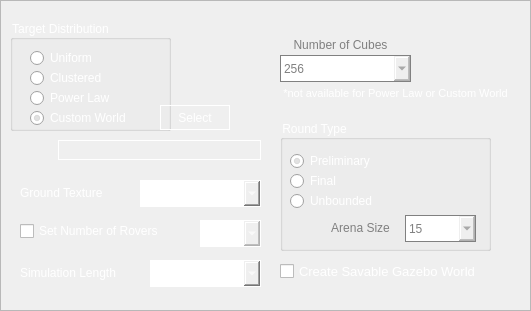
    <widget class="QFrame" name="setup_group">
     <property name="geometry">
      <rect>
       <x>10</x>
       <y>20</y>
       <width>531</width>
       <height>311</height>
      </rect>
     </property>
     <property name="frameShape">
      <enum>QFrame::StyledPanel</enum>
     </property>
     <property name="frameShadow">
      <enum>QFrame::Raised</enum>
     </property>
     <widget class="QGroupBox" name="target_distribution_group_box">
      <property name="geometry">
       <rect>
        <x>10</x>
        <y>20</y>
        <width>161</width>
        <height>111</height>
       </rect>
      </property>
      <property name="styleSheet">
       <string notr="true">color: rgb(255, 255, 255);
border-color: rgb(255, 255, 255);</string>
      </property>
      <property name="title">
       <string>Target Distribution</string>
      </property>
      <widget class="QRadioButton" name="uniform_distribution_radio_button">
       <property name="enabled">
        <bool>true</bool>
       </property>
       <property name="geometry">
        <rect>
         <x>20</x>
         <y>30</y>
         <width>91</width>
         <height>16</height>
        </rect>
       </property>
       <property name="styleSheet">
        <string notr="true">color: rgb(255, 255, 255);</string>
       </property>
       <property name="text">
        <string>Uniform</string>
       </property>
       <property name="checked">
        <bool>false</bool>
       </property>
      </widget>
      <widget class="QRadioButton" name="powerlaw_distribution_radio_button">
       <property name="enabled">
        <bool>true</bool>
       </property>
       <property name="geometry">
        <rect>
         <x>20</x>
         <y>70</y>
         <width>101</width>
         <height>16</height>
        </rect>
       </property>
       <property name="styleSheet">
        <string notr="true">color: rgb(255, 255, 255);</string>
       </property>
       <property name="text">
        <string>Power Law</string>
       </property>
      </widget>
      <widget class="QRadioButton" name="clustered_distribution_radio_button">
       <property name="enabled">
        <bool>true</bool>
       </property>
       <property name="geometry">
        <rect>
         <x>20</x>
         <y>50</y>
         <width>101</width>
         <height>16</height>
        </rect>
       </property>
       <property name="styleSheet">
        <string notr="true">color: rgb(255, 255, 255);</string>
       </property>
       <property name="text">
        <string>Clustered</string>
       </property>
       <property name="checked">
        <bool>false</bool>
       </property>
      </widget>
      <widget class="QRadioButton" name="custom_distribution_radio_button">
       <property name="enabled">
        <bool>true</bool>
       </property>
       <property name="geometry">
        <rect>
         <x>20</x>
         <y>90</y>
         <width>121</width>
         <height>16</height>
        </rect>
       </property>
       <property name="toolTip">
        <string>Select a custom target distribution</string>
       </property>
       <property name="styleSheet">
        <string notr="true">color: rgb(255, 255, 255);</string>
       </property>
       <property name="text">
        <string>Custom World</string>
       </property>
       <property name="checked">
        <bool>true</bool>
       </property>
      </widget>
     </widget>
     <widget class="QPushButton" name="custom_world_path_button">
      <property name="enabled">
       <bool>false</bool>
      </property>
      <property name="geometry">
       <rect>
        <x>160</x>
        <y>105</y>
        <width>70</width>
        <height>25</height>
       </rect>
      </property>
      <property name="toolTip">
       <string>&lt;html&gt;&lt;head/&gt;&lt;body&gt;&lt;p&gt;Select custom target distribution&lt;/p&gt;&lt;/body&gt;&lt;/html&gt;</string>
      </property>
      <property name="styleSheet">
       <string notr="true">color: rgb(255, 255, 255);
border-color: rgb(255, 255, 255);
border: 1px solid white; 
</string>
      </property>
      <property name="text">
       <string>Select</string>
      </property>
     </widget>
     <widget class="QGroupBox" name="round_type_button_group">
      <property name="geometry">
       <rect>
        <x>280</x>
        <y>120</y>
        <width>211</width>
        <height>131</height>
       </rect>
      </property>
      <property name="styleSheet">
       <string notr="true">color: rgb(255, 255, 255);
border-color: rgb(255, 255, 255);</string>
      </property>
      <property name="title">
       <string>Round Type</string>
      </property>
      <widget class="QRadioButton" name="prelim_radio_button">
       <property name="enabled">
        <bool>true</bool>
       </property>
       <property name="geometry">
        <rect>
         <x>10</x>
         <y>30</y>
         <width>111</width>
         <height>22</height>
        </rect>
       </property>
       <property name="styleSheet">
        <string notr="true">color: rgb(255, 255, 255);</string>
       </property>
       <property name="text">
        <string>Preliminary</string>
       </property>
       <property name="checked">
        <bool>true</bool>
       </property>
      </widget>
      <widget class="QRadioButton" name="final_radio_button">
       <property name="enabled">
        <bool>true</bool>
       </property>
       <property name="geometry">
        <rect>
         <x>10</x>
         <y>50</y>
         <width>71</width>
         <height>22</height>
        </rect>
       </property>
       <property name="styleSheet">
        <string notr="true">color: rgb(255, 255, 255);</string>
       </property>
       <property name="text">
        <string>Final </string>
       </property>
      </widget>
      <widget class="QRadioButton" name="unbounded_radio_button">
       <property name="enabled">
        <bool>true</bool>
       </property>
       <property name="geometry">
        <rect>
         <x>10</x>
         <y>70</y>
         <width>111</width>
         <height>22</height>
        </rect>
       </property>
       <property name="styleSheet">
        <string notr="true">color: rgb(255, 255, 255);</string>
       </property>
       <property name="text">
        <string>Unbounded</string>
       </property>
      </widget>
      <widget class="QLabel" name="unbounded_arena_size_label">
       <property name="geometry">
        <rect>
         <x>40</x>
         <y>98</y>
         <width>81</width>
         <height>20</height>
        </rect>
       </property>
       <property name="styleSheet">
        <string notr="true">color: grey;</string>
       </property>
       <property name="text">
        <string>&lt;html&gt;&lt;head/&gt;&lt;body&gt;&lt;p align=&quot;center&quot;&gt;Arena Size&lt;/p&gt;&lt;/body&gt;&lt;/html&gt;</string>
       </property>
      </widget>
      <widget class="QComboBox" name="unbounded_arena_size_combobox">
       <property name="enabled">
        <bool>false</bool>
       </property>
       <property name="geometry">
        <rect>
         <x>125</x>
         <y>95</y>
         <width>71</width>
         <height>27</height>
        </rect>
       </property>
       <property name="styleSheet">
        <string notr="true">color: grey;
border-color: grey;
border: 1px solid grey; 
padding: 1px 0px 1px 3px; /*This makes text colour work*/
</string>
       </property>
       <item>
        <property name="text">
         <string>15</string>
        </property>
       </item>
       <item>
        <property name="text">
         <string>20</string>
        </property>
       </item>
       <item>
        <property name="text">
         <string>25</string>
        </property>
       </item>
       <item>
        <property name="text">
         <string>30</string>
        </property>
       </item>
       <item>
        <property name="text">
         <string>35</string>
        </property>
       </item>
       <item>
        <property name="text">
         <string>40</string>
        </property>
       </item>
       <item>
        <property name="text">
         <string>45</string>
        </property>
       </item>
       <item>
        <property name="text">
         <string>50</string>
        </property>
       </item>
      </widget>
     </widget>
     <widget class="QLabel" name="ground_texture_label">
      <property name="geometry">
       <rect>
        <x>20</x>
        <y>180</y>
        <width>111</width>
        <height>20</height>
       </rect>
      </property>
      <property name="styleSheet">
       <string notr="true">color: rgb(255, 255, 255);</string>
      </property>
      <property name="text">
       <string>&lt;html&gt;&lt;head/&gt;&lt;body&gt;&lt;p&gt;Ground Texture&lt;/p&gt;&lt;/body&gt;&lt;/html&gt;</string>
      </property>
      <property name="alignment">
       <set>Qt::AlignBottom|Qt::AlignLeading|Qt::AlignLeft</set>
      </property>
     </widget>
     <widget class="QComboBox" name="texture_combobox">
      <property name="geometry">
       <rect>
        <x>140</x>
        <y>180</y>
        <width>121</width>
        <height>27</height>
       </rect>
      </property>
      <property name="styleSheet">
       <string notr="true">color: rgb(255, 255, 255);
border-color: rgb(255, 255, 255);
border: 1px solid white; 
padding: 1px 0px 1px 3px; /*This makes text colour work*/
</string>
      </property>
      <item>
       <property name="text">
        <string>KSC Concrete</string>
       </property>
      </item>
      <item>
       <property name="text">
        <string>Gravel</string>
       </property>
      </item>
      <item>
       <property name="text">
        <string>Car park</string>
       </property>
      </item>
     </widget>
     <widget class="QLabel" name="custom_world_path">
      <property name="geometry">
       <rect>
        <x>58</x>
        <y>140</y>
        <width>203</width>
        <height>20</height>
       </rect>
      </property>
      <property name="styleSheet">
       <string notr="true">color: white;
border: 1px solid white;
padding: 1px;</string>
      </property>
      <property name="text">
       <string/>
      </property>
     </widget>
     <widget class="QCheckBox" name="override_num_rovers_checkbox">
      <property name="enabled">
       <bool>true</bool>
      </property>
      <property name="geometry">
       <rect>
        <x>20</x>
        <y>220</y>
        <width>181</width>
        <height>22</height>
       </rect>
      </property>
      <property name="styleSheet">
       <string notr="true">color: rgb(255, 255, 255);</string>
      </property>
      <property name="text">
       <string>Set Number of Rovers</string>
      </property>
      <property name="checked">
       <bool>false</bool>
      </property>
     </widget>
     <widget class="QComboBox" name="custom_num_rovers_combobox">
      <property name="enabled">
       <bool>false</bool>
      </property>
      <property name="geometry">
       <rect>
        <x>200</x>
        <y>220</y>
        <width>61</width>
        <height>27</height>
       </rect>
      </property>
      <property name="styleSheet">
       <string notr="true">color: rgb(255, 255, 255);
border-color: rgb(255, 255, 255);
border: 1px solid white; 
padding: 1px 0px 1px 3px; /*This makes text colour work*/
</string>
      </property>
      <item>
       <property name="text">
        <string>0</string>
       </property>
      </item>
      <item>
       <property name="text">
        <string>1</string>
       </property>
      </item>
      <item>
       <property name="text">
        <string>2</string>
       </property>
      </item>
      <item>
       <property name="text">
        <string>3</string>
       </property>
      </item>
      <item>
       <property name="text">
        <string>4</string>
       </property>
      </item>
      <item>
       <property name="text">
        <string>5</string>
       </property>
      </item>
      <item>
       <property name="text">
        <string>6</string>
       </property>
      </item>
      <item>
       <property name="text">
        <string>7</string>
       </property>
      </item>
      <item>
       <property name="text">
        <string>8</string>
       </property>
      </item>
     </widget>
     <widget class="QComboBox" name="simulation_timer_combobox">
      <property name="enabled">
       <bool>true</bool>
      </property>
      <property name="geometry">
       <rect>
        <x>150</x>
        <y>260</y>
        <width>111</width>
        <height>27</height>
       </rect>
      </property>
      <property name="styleSheet">
       <string notr="true">color: rgb(255, 255, 255);
border-color: rgb(255, 255, 255);
border: 1px solid white; 
padding: 1px 0px 1px 3px; /*This makes text colour work*/
</string>
      </property>
      <property name="editable">
       <bool>false</bool>
      </property>
      <property name="currentIndex">
       <number>0</number>
      </property>
      <property name="sizeAdjustPolicy">
       <enum>QComboBox::AdjustToContentsOnFirstShow</enum>
      </property>
      <property name="minimumContentsLength">
       <number>0</number>
      </property>
      <property name="iconSize">
       <size>
        <width>4</width>
        <height>4</height>
       </size>
      </property>
      <item>
       <property name="text">
        <string>no time limit</string>
       </property>
      </item>
      <item>
       <property name="text">
        <string>10 min (Testing)</string>
       </property>
      </item>
      <item>
       <property name="text">
        <string>20 min (Preliminary)</string>
       </property>
      </item>
      <item>
       <property name="text">
        <string>30 min (Preliminary)</string>
       </property>
      </item>
      <item>
       <property name="text">
        <string>40 min (Final)</string>
       </property>
      </item>
     </widget>
     <widget class="QLabel" name="simulation_timer_label">
      <property name="geometry">
       <rect>
        <x>20</x>
        <y>260</y>
        <width>130</width>
        <height>20</height>
       </rect>
      </property>
      <property name="styleSheet">
       <string notr="true">color: rgb(255, 255, 255);</string>
      </property>
      <property name="text">
       <string>&lt;html&gt;&lt;head/&gt;&lt;body&gt;&lt;p&gt;Simulation Length&lt;/p&gt;&lt;/body&gt;&lt;/html&gt;</string>
      </property>
      <property name="alignment">
       <set>Qt::AlignBottom|Qt::AlignLeading|Qt::AlignLeft</set>
      </property>
     </widget>
     <widget class="QCheckBox" name="create_savable_world_checkbox">
      <property name="enabled">
       <bool>true</bool>
      </property>
      <property name="geometry">
       <rect>
        <x>280</x>
        <y>260</y>
        <width>211</width>
        <height>22</height>
       </rect>
      </property>
      <property name="sizePolicy">
       <sizepolicy hsizetype="Minimum" vsizetype="Fixed">
        <horstretch>0</horstretch>
        <verstretch>0</verstretch>
       </sizepolicy>
      </property>
      <property name="maximumSize">
       <size>
        <width>16777215</width>
        <height>22</height>
       </size>
      </property>
      <property name="font">
       <font>
        <pointsize>10</pointsize>
       </font>
      </property>
      <property name="toolTip">
       <string>&lt;!DOCTYPE HTML PUBLIC &quot;-//W3C//DTD HTML 4.0//EN&quot; &quot;http://www.w3.org/TR/REC-html40/strict.dtd&quot;&gt;
&lt;html&gt;&lt;head&gt;&lt;meta name=&quot;qrichtext&quot; content=&quot;1&quot; /&gt;&lt;style type=&quot;text/css&quot;&gt;
p, li { white-space: pre-wrap; }
&lt;/style&gt;&lt;/head&gt;&lt;body style=&quot; font-family:'Ubuntu'; font-size:11pt; font-weight:400; font-style:normal;&quot;&gt;
&lt;p style=&quot; margin-top:12px; margin-bottom:12px; margin-left:0px; margin-right:0px; -qt-block-indent:0; text-indent:0px;&quot;&gt;When checked, a Gazebo world without rovers, walls, ground texture, or a collection zone will be created. The purpose of this option is to generate tag distributions using the Uniform, Clustered, or Power Law in a way that you can save the world file from Gazebo and re-use that same distribution later using the Custom world option. It will also load much faster as well when loading a pre-built distribution.&lt;/p&gt;&lt;/body&gt;&lt;/html&gt;</string>
      </property>
      <property name="whatsThis">
       <string>&lt;html&gt;&lt;head/&gt;&lt;body&gt;&lt;p&gt;When checked, a Gazebo world without rovers, walls, ground texture, or a collection zone will be created. The purpose of this option is to generate tag distributions using the Uniform, Clustered, or Power Law in a way that you can save the world file from Gazebo and re-use that same distribution later using the Custom world option. It will also load much faster as well when loading a pre-built distribution.&lt;/p&gt;&lt;/body&gt;&lt;/html&gt;</string>
      </property>
      <property name="styleSheet">
       <string notr="true">color: rgb(255, 255, 255);</string>
      </property>
      <property name="text">
       <string>Create Savable Gazebo World</string>
      </property>
      <property name="checked">
       <bool>false</bool>
      </property>
     </widget>
     <widget class="QComboBox" name="number_of_tags_combobox">
      <property name="enabled">
       <bool>false</bool>
      </property>
      <property name="geometry">
       <rect>
        <x>280</x>
        <y>55</y>
        <width>131</width>
        <height>27</height>
       </rect>
      </property>
      <property name="toolTip">
       <string notr="true">&lt;!DOCTYPE HTML PUBLIC &quot;-//W3C//DTD HTML 4.0//EN&quot; &quot;http://www.w3.org/TR/REC-html40/strict.dtd&quot;&gt;
&lt;html&gt;&lt;head&gt;&lt;meta name=&quot;qrichtext&quot; content=&quot;1&quot; /&gt;&lt;style type=&quot;text/css&quot;&gt;
p, li { white-space: pre-wrap; }
&lt;/style&gt;&lt;/head&gt;&lt;body style=&quot; font-family:'Ubuntu'; font-size:11pt; font-weight:400; font-style:normal;&quot;&gt;
&lt;p style=&quot; margin-top:12px; margin-bottom:12px; margin-left:0px; margin-right:0px; -qt-block-indent:0; text-indent:0px;&quot;&gt;The number of april tag cubes generated by the Uniform or Clustered distributions.&lt;/p&gt;&lt;/body&gt;&lt;/html&gt;</string>
      </property>
      <property name="whatsThis">
       <string>&lt;html&gt;&lt;head/&gt;&lt;body&gt;&lt;p&gt;The number of april tag cubes generated by the Uniform or Clustered distributions.&lt;/p&gt;&lt;/body&gt;&lt;/html&gt;</string>
      </property>
      <property name="styleSheet">
       <string notr="true">color: grey;
border-color: grey;
border: 1px solid grey; 
padding: 1px 0px 1px 3px; /*This makes text colour work*/
</string>
      </property>
      <item>
       <property name="text">
        <string>256</string>
       </property>
      </item>
      <item>
       <property name="text">
        <string>128</string>
       </property>
      </item>
      <item>
       <property name="text">
        <string>64</string>
       </property>
      </item>
      <item>
       <property name="text">
        <string>32</string>
       </property>
      </item>
      <item>
       <property name="text">
        <string>16</string>
       </property>
      </item>
      <item>
       <property name="text">
        <string>0</string>
       </property>
      </item>
     </widget>
     <widget class="QLabel" name="number_of_tags_label">
      <property name="geometry">
       <rect>
        <x>280</x>
        <y>35</y>
        <width>121</width>
        <height>20</height>
       </rect>
      </property>
      <property name="styleSheet">
       <string notr="true">color: grey;</string>
      </property>
      <property name="text">
       <string>&lt;html&gt;&lt;head/&gt;&lt;body&gt;&lt;p align=&quot;center&quot;&gt;Number of Cubes&lt;/p&gt;&lt;/body&gt;&lt;/html&gt;</string>
      </property>
      <property name="alignment">
       <set>Qt::AlignLeading|Qt::AlignLeft|Qt::AlignVCenter</set>
      </property>
     </widget>
     <widget class="QLabel" name="number_of_tags_label_2">
      <property name="geometry">
       <rect>
        <x>280</x>
        <y>80</y>
        <width>231</width>
        <height>20</height>
       </rect>
      </property>
      <property name="styleSheet">
       <string notr="true">color: rgb(255, 255, 255);</string>
      </property>
      <property name="text">
       <string>&lt;html&gt;&lt;head/&gt;&lt;body&gt;&lt;p align=&quot;center&quot;&gt;&lt;span style=&quot; font-size:8pt;&quot;&gt;*not available for Power Law or Custom World&lt;/span&gt;&lt;/p&gt;&lt;/body&gt;&lt;/html&gt;</string>
      </property>
      <property name="alignment">
       <set>Qt::AlignBottom|Qt::AlignLeading|Qt::AlignLeft</set>
      </property>
     </widget>
     <zorder>round_type_button_group</zorder>
     <zorder>target_distribution_group_box</zorder>
     <zorder>custom_world_path_button</zorder>
     <zorder>ground_texture_label</zorder>
     <zorder>texture_combobox</zorder>
     <zorder>custom_world_path</zorder>
     <zorder>override_num_rovers_checkbox</zorder>
     <zorder>custom_num_rovers_combobox</zorder>
     <zorder>simulation_timer_combobox</zorder>
     <zorder>simulation_timer_label</zorder>
     <zorder>create_savable_world_checkbox</zorder>
     <zorder>number_of_tags_label</zorder>
     <zorder>number_of_tags_label_2</zorder>
     <zorder>number_of_tags_combobox</zorder>
    </widget>
